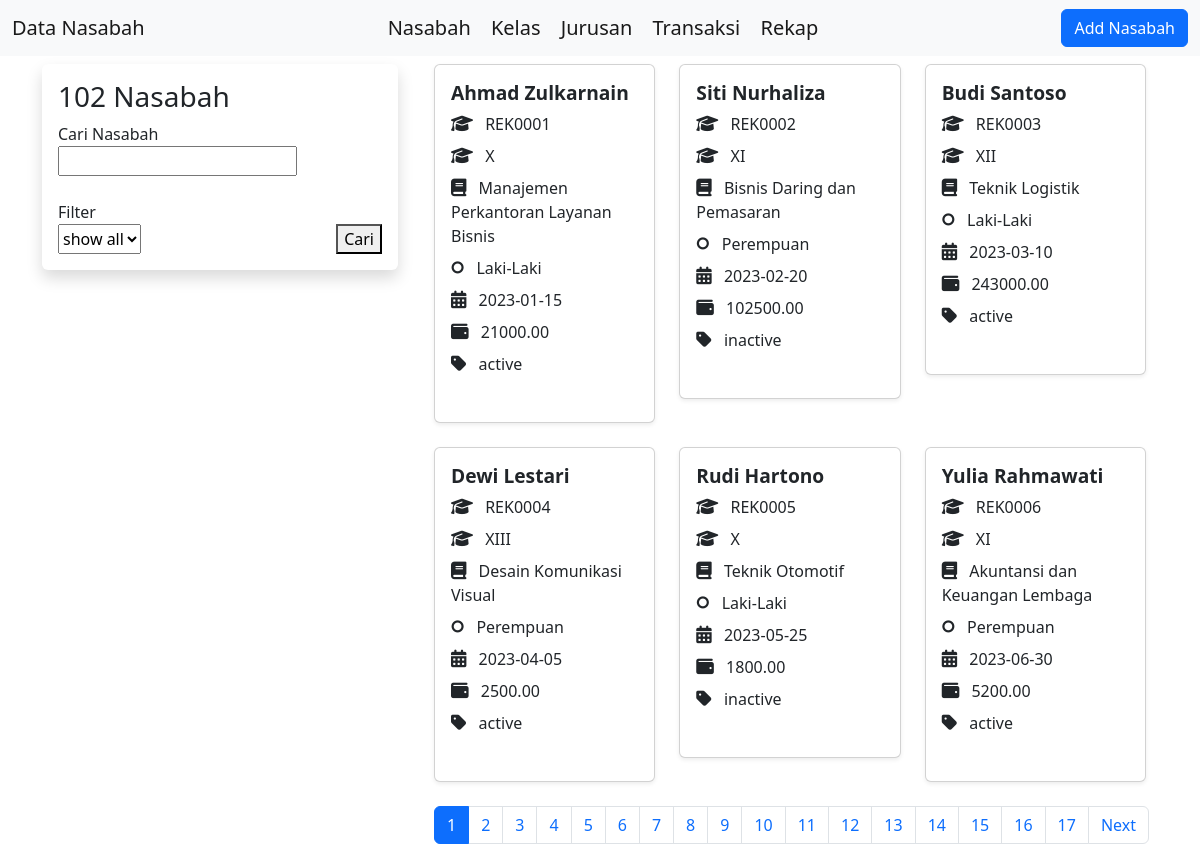
Screenshot of /Admin/index.php with the database file from the repository.
### tables this page shows
CREATE TABLE `nasabah` (
  `id` int(11) NOT NULL,
  `nama` varchar(100) NOT NULL,
  `no_rekening` varchar(20) NOT NULL,
  `jenis_kelamin` enum('L','P') NOT NULL,
  `tanggal_pembuatan` date NOT NULL,
  `saldo` decimal(10,2) NOT NULL,
  `status` enum('active','inactive') NOT NULL,
  `kelas_id` int(11) DEFAULT NULL,
  `jurusan_id` int(11) DEFAULT NULL,
  `nisn` varchar(20) DEFAULT NULL,
  `password` varchar(255) DEFAULT NULL
);

CREATE TABLE `kelas` (
  `id` int(11) NOT NULL,
  `nama` varchar(50) NOT NULL
);

CREATE TABLE `jurusan` (
  `id` int(11) NOT NULL,
  `nama` varchar(100) NOT NULL
);

### Admin/index.php (the view, shortened to what this page needs)
<!doctype html>
<html lang="en">
<head>
    <link href="https://cdn.jsdelivr.net/npm/bootstrap@5.2.3/dist/css/bootstrap.min.css" rel="stylesheet">
    <link rel="stylesheet" href="https://cdnjs.cloudflare.com/ajax/libs/font-awesome/6.4.0/css/all.min.css">
</head>
<body>
    <nav class="navbar bg-light">
        <div class="container-fluid">
            <a class="navbar-brand">Data Nasabah</a>
            <div>
              <a class="navbar-brand" href="#">Nasabah</a>
              <a class="navbar-brand" href="Kelas">Kelas</a>
              <a class="navbar-brand" href="Jurusan">Jurusan</a>
              <a class="navbar-brand" href="Transaksi">Transaksi</a>
              <a class="navbar-brand" href="Rekap">Rekap</a>
            </div>
            <div>
                <a href="Add" class="btn btn-primary">Add Nasabah</a>
            </div>
        </div>
    </nav>
    <div class="container mt-2">
        <div class="row">
            <div class="col-4">
                <div class="shadow p-3 mb-5 bg-body rounded">
                    <h3>
                        <?php
                        include 'db_connect.php';
                        $count_sql = "SELECT COUNT(*) as total FROM nasabah";
                        $count_result = $conn->query($count_sql);
                        $count_row = $count_result->fetch_assoc();
                        $total_records = $count_row['total'];
                        echo $total_records;
                        ?>
                        Nasabah
                    </h3>
                    <form method="GET" action="">
                        <label for="search">Cari Nasabah</label><br>
                        <input type="text" id="search" name="search" value="<?php echo isset($_GET['search']) ? $_GET['search'] : ''; ?>"><br><br>
                        <label for="filter">Filter</label><br>
                        <div class="d-flex justify-content-between">
                            <select name="status" id="filter">
                                <option value="">show all</option>
                            </select>
                            <button type="submit">Cari</button>
                        </div>
                    </form>
                </div>
            </div>
            <div class="col-8">
                <div class="container">
                    <?php
                    $records_per_page = 6;
                    $page = isset($_GET['page']) ? (int)$_GET['page'] : 1;
                    $offset = ($page - 1) * $records_per_page;
                    $search = isset($_GET['search']) ? $_GET['search'] : '';
                    $status = isset($_GET['status']) ? $_GET['status'] : '';
                    $sql = "
                        SELECT nasabah.id, nasabah.nama, nasabah.no_rekening, nasabah.jenis_kelamin,
                               nasabah.tanggal_pembuatan, nasabah.saldo, nasabah.status,
                               kelas.nama AS kelas_nama, jurusan.nama AS jurusan_nama
                        FROM nasabah
                        LEFT JOIN kelas ON nasabah.kelas_id = kelas.id
                        LEFT JOIN jurusan ON nasabah.jurusan_id = jurusan.id
                        WHERE 1=1
                    ";
                    $sql .= " LIMIT $records_per_page OFFSET $offset";
                    $result = $conn->query($sql);
                    $total_data = $result->num_rows;
                    if ($total_data > 0) {
                        $count = 0;
                        echo '<div class="row">';
                        while($row = $result->fetch_assoc()) {
                            if ($count > 0 && $count % 3 == 0) {
                                echo '</div><div class="row">';
                            }
                            echo '<div class="col-md-4 mb-4">';
                            echo '<div class="card biodata-card shadow-sm">';
                            echo '<div class="card-body">';
                            echo '<h5 class="card-title">' . htmlspecialchars($row["nama"]) . '</h5>';
                            echo '<p class="card-text"><i class="fas fa-graduation-cap icon-title"></i> ' . htmlspecialchars($row["no_rekening"]) . '</p>';
                            echo '<p class="card-text"><i class="fas fa-graduation-cap icon-title"></i> ' . htmlspecialchars($row["kelas_nama"]) . '</p>';
                            echo '<p class="card-text"><i class="fas fa-book icon-title"></i> ' . htmlspecialchars($row["jurusan_nama"]) . '</p>';
                            echo '<p class="card-text"><i class="fas fa-genderless icon-title"></i> ' . ($row["jenis_kelamin"] == 'L' ? 'Laki-Laki' : 'Perempuan') . '</p>';
                            echo '<p class="card-text"><i class="fas fa-calendar-alt icon-title"></i> ' . htmlspecialchars($row["tanggal_pembuatan"]) . '</p>';
                            echo '<p class="card-text"><i class="fas fa-wallet icon-title"></i> ' . htmlspecialchars($row["saldo"]) . '</p>';
                            echo '<p class="card-text"><i class="fas fa-tag icon-title"></i> ' . htmlspecialchars($row["status"]) . '</p>';
                            echo '</div>';
                            echo '</div>';
                            echo '</div>';
                            $count++;
                        }
                        echo '</div>';
                        $count_sql = "SELECT COUNT(*) as total FROM nasabah WHERE 1=1";
                        $count_result = $conn->query($count_sql);
                        $count_row = $count_result->fetch_assoc();
                        $total_records = $count_row['total'];
                        $total_pages = ceil($total_records / $records_per_page);
                        if ($total_pages > 1) {
                            echo '<nav aria-label="Page navigation">';
                            echo '<ul class="pagination">';
                            for ($i = 1; $i <= $total_pages; $i++) {
                                echo '<li class="page-item ' . ($i == $page ? 'active' : '') . '"><a class="page-link" href="?page=' . $i . '&search=' . htmlspecialchars($search) . '&status=' . htmlspecialchars($status) . '">' . $i . '</a></li>';
                            }
                            if ($page < $total_pages) {
                                echo '<li class="page-item"><a class="page-link" href="?page=' . ($page + 1) . '&search=' . htmlspecialchars($search) . '&status=' . htmlspecialchars($status) . '">Next</a></li>';
                            }
                            echo '</ul>';
                            echo '</nav>';
                        }
                    } else {
                        echo "0 results";
                    }
                    ?>
                </div>
            </div>
        </div>
    </div>
</body>
</html>

### Admin/index.php (style rules this page uses)
.biodata-card { transition: transform 0.2s; position: relative; overflow: hidden; padding-bottom: 30px; }
.card-title { font-size: 1.2rem; font-weight: bold; }
.card-text { margin-bottom: 0.5rem; }
.icon-title { font-size: 1.1rem; margin-right: 0.5rem; }

### rows the page displays
nasabah: nama "Ahmad Zulkarnain", no_rekening "REK0001", kelas.nama "X", jurusan.nama "Manajemen Perkantoran Layanan Bisnis", jenis_kelamin "Laki-Laki", tanggal_pembuatan "2023-01-15", saldo "21000.00", status "active"
nasabah: nama "Siti Nurhaliza", no_rekening "REK0002", kelas.nama "XI", jurusan.nama "Bisnis Daring dan Pemasaran", jenis_kelamin "Perempuan", tanggal_pembuatan "2023-02-20", saldo "102500.00", status "inactive"
nasabah: nama "Budi Santoso", no_rekening "REK0003", kelas.nama "XII", jurusan.nama "Teknik Logistik", jenis_kelamin "Laki-Laki", tanggal_pembuatan "2023-03-10", saldo "243000.00", status "active"
nasabah: nama "Dewi Lestari", no_rekening "REK0004", kelas.nama "XIII", jurusan.nama "Desain Komunikasi Visual", jenis_kelamin "Perempuan", tanggal_pembuatan "2023-04-05", saldo "2500.00", status "active"
nasabah: nama "Rudi Hartono", no_rekening "REK0005", kelas.nama "X", jurusan.nama "Teknik Otomotif", jenis_kelamin "Laki-Laki", tanggal_pembuatan "2023-05-25", saldo "1800.00", status "inactive"
nasabah: nama "Yulia Rahmawati", no_rekening "REK0006", kelas.nama "XI", jurusan.nama "Akuntansi dan Keuangan Lembaga", jenis_kelamin "Perempuan", tanggal_pembuatan "2023-06-30", saldo "5200.00", status "active"

### other values shown
$total_records "102"
